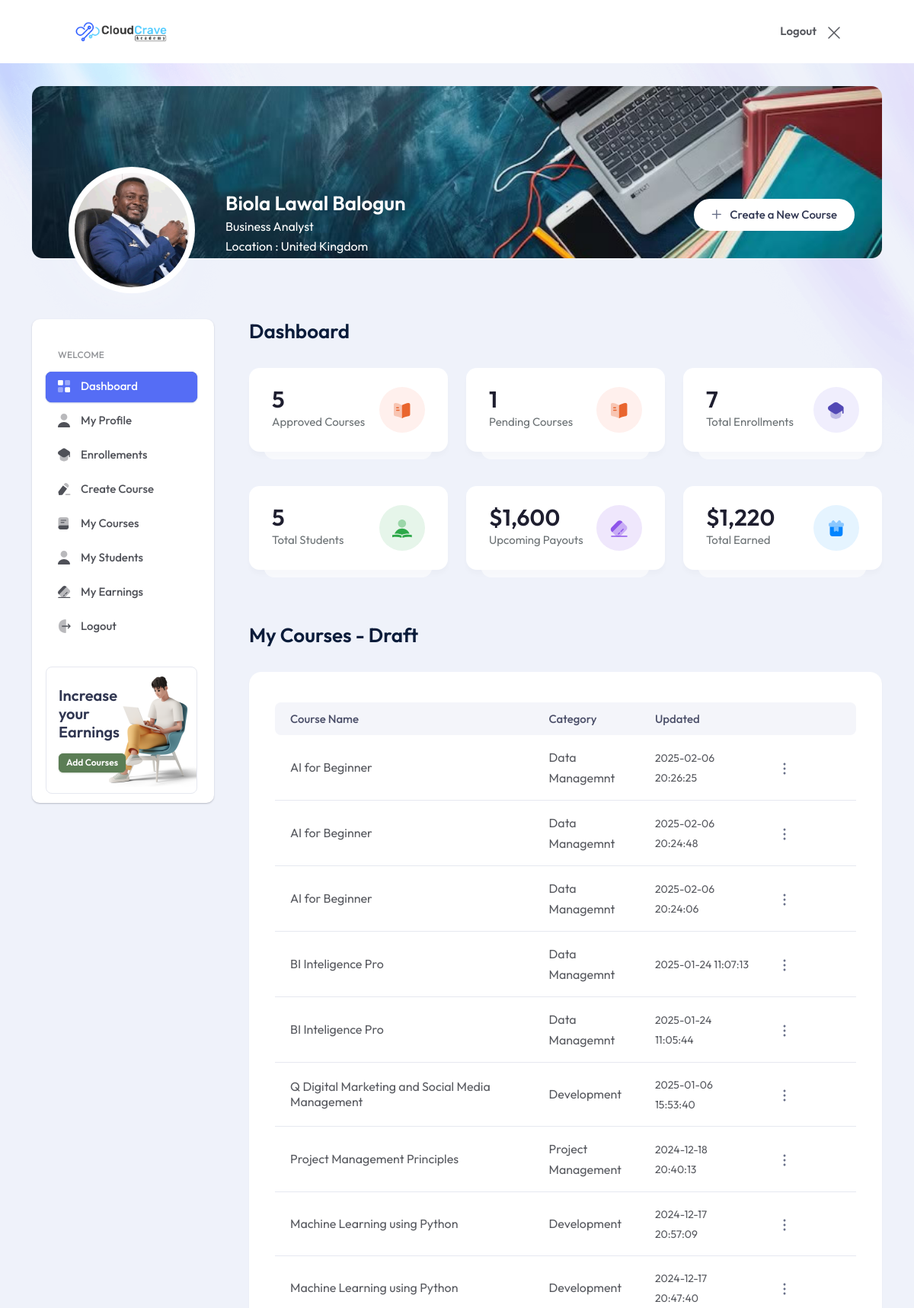
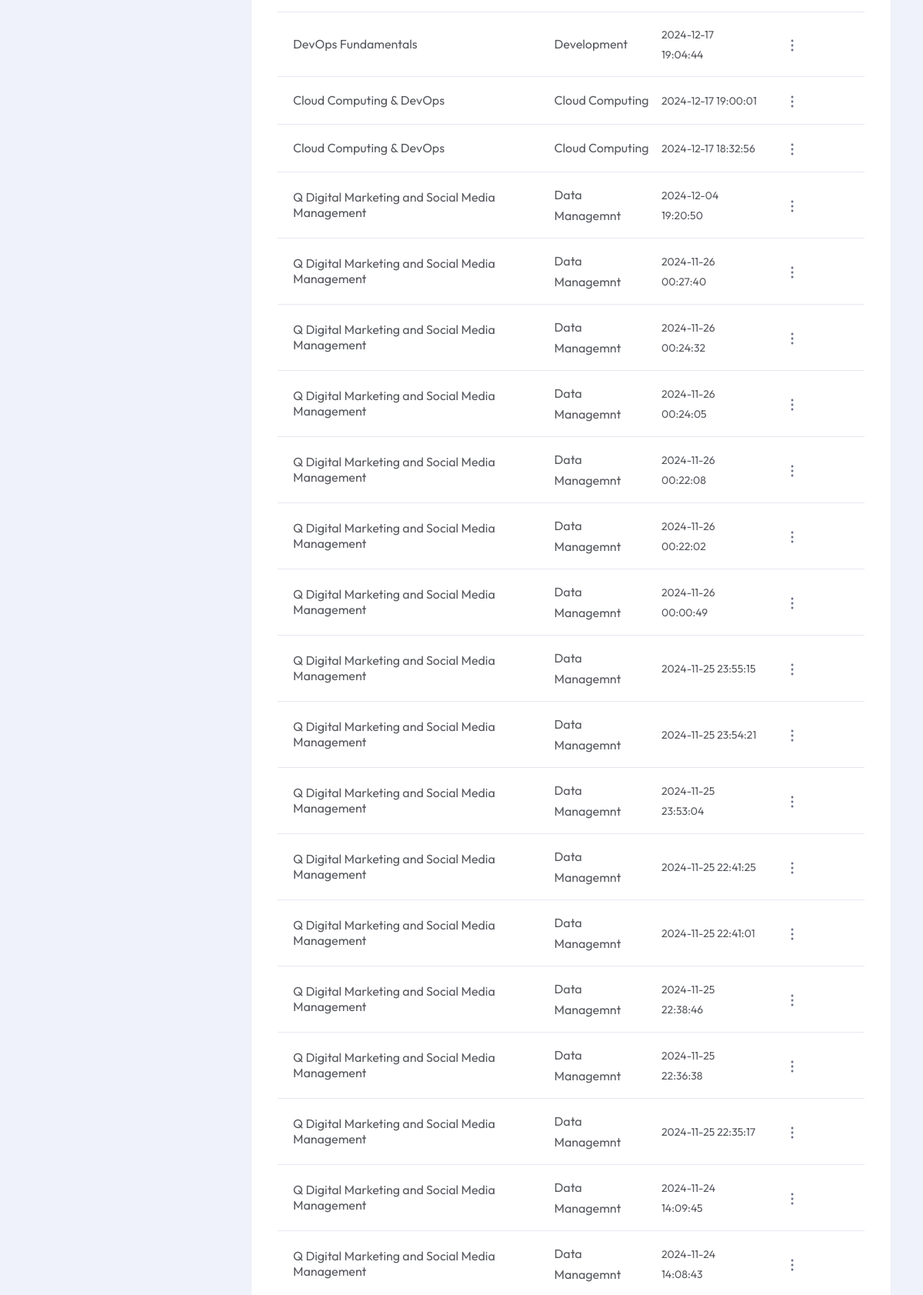
The page /instructor_dashboard.php (signed in, upper part) on the database its author committed (2 pictures, top to bottom).
### tables this page shows
CREATE TABLE `instructors` (
  `instructor_id` int(11) NOT NULL,
  `instructor_name` varchar(255) NOT NULL,
  `bio` text DEFAULT NULL,
  `current_role` varchar(225) DEFAULT NULL,
  `profile_picture` varchar(255) DEFAULT NULL,
  `created_at` timestamp NOT NULL DEFAULT current_timestamp(),
  `gender` varchar(50) DEFAULT NULL,
  `location` varchar(255) DEFAULT NULL,
  `status` enum('pending','approved','rejected') DEFAULT 'pending',
  `email` varchar(255) NOT NULL,
  `password` varchar(255) NOT NULL,
  `phone_number` varchar(20) DEFAULT NULL,
  `bank_account_details` varchar(225) DEFAULT NULL
);

CREATE TABLE `courses` (
  `course_id` int(11) NOT NULL,
  `course_name` varchar(255) NOT NULL,
  `category_id` int(11) DEFAULT NULL,
  `description` text DEFAULT NULL,
  `price` decimal(10,2) DEFAULT NULL,
  `discount_percentage` decimal(5,2) DEFAULT 0.00,
  `course_image_url` varchar(255) DEFAULT NULL,
  `intro_video_url` varchar(255) DEFAULT NULL,
  `duration` int(11) DEFAULT NULL,
  `prerequisites` text DEFAULT NULL,
  `level` enum('Beginner','Intermediate','Advanced') DEFAULT NULL,
  `created_at` timestamp NOT NULL DEFAULT current_timestamp(),
  `updated_at` timestamp NOT NULL DEFAULT current_timestamp() ON UPDATE current_timestamp(),
  `home_featured` int(10) NOT NULL,
  `banner_featured` int(10) NOT NULL,
  `status` enum('Draft','Published','Approved') DEFAULT 'Draft',
  `instructor_id` int(11) DEFAULT NULL,
  `mode` enum('Virtual','Physical','Recorded') DEFAULT 'Virtual',
  `registration_deadline` date DEFAULT NULL,
  `session_duration` int(11) NOT NULL,
  `session_duration_unit` enum('minutes','hours') NOT NULL,
  `start_datetime` datetime DEFAULT NULL,
  `timezone` varchar(50) NOT NULL,
  `training_days` set('Monday','Tuesday','Wednesday','Thursday','Friday','Saturday','Sunday') NOT NULL,
  `daily_start_time` time NOT NULL
);

CREATE TABLE `course_categories` (
  `category_id` int(11) NOT NULL,
  `category_name` varchar(255) NOT NULL,
  `description` text DEFAULT NULL
);

### in_courses.php (the view, shortened to what this page needs)
                          <section class="tp-dashboard-course-wrapper">
                           <div class="row">
                              <div class="col-8">
                                 <div class="tp-dashboard-section">
                                    <h2 class="tp-dashboard-title">My Courses - Draft</h2>
                                 </div>
                              </div>
                           </div>
                           <div class="row">
                              <div class="col-12">
                                 <div class="tp-dashboard-course-list">
                                    <ul>
                                       <li class="active">
                                          <div class="tp-dashboard-course-item">
                                             <div class="tp-dashboard-course-name">
                                                <h5 class="tp-dashboard-course-name-title">Course Name</h5>
                                             </div>
                                             <div class="tp-dashboard-course-enroll">
                                                <span>Category</span>
                                             </div>
                                             <div class="tp-dashboard-course-rating">
                                                <span>Updated</span>
                                             </div>
                                          </div>
                                       </li>
                                       <?php
include 'connect.php';
$query = "SELECT c.*, cat.category_name
          FROM courses c
          LEFT JOIN course_categories cat ON c.category_id = cat.category_id
          WHERE c.status = 'Draft' AND c.instructor_id = $instructor_id
          ORDER BY c.course_id DESC";
$result = $conn->query($query);
if ($result->num_rows > 0):
    while ($course = $result->fetch_assoc()):
?>
         <li>
            <div class="tp-dashboard-course-item">
                <div class="tp-dashboard-course-name">
                    <h5 class="tp-dashboard-course-name-title">
                        <a href="course_update.php?id=<?php echo $course['course_id']; ?>">
                            <?php echo htmlspecialchars($course['course_name']); ?>
                        </a>
                    </h5>
                </div>
                <div class="tp-dashboard-course-enroll">
                    <span><?php echo htmlspecialchars($course['category_name']); ?></span>
                </div>
                <div class="tp-dashboard-course-rating">
                    <span><?php echo htmlspecialchars($course['updated_at']); ?></span>
                </div>
                <div class="tp-dashboard-course-rating tpd-action-inexact-btn">
                <div class="tpd-instructor-qa-action">
                                          <div class="tpd-action-inexact-btn">
                                             <button class="click">
                                             </button>
                                          </div>
                                       </div>
                </div>
            </div>
        </li>
<?php
    endwhile;
else:
    echo "<li>No records found </li>";
endif;
?>
                                    </ul>
                                 </div>
                              </div>
                           </div>
                        </section>

### instructor_dashboard.php (shortened to what this page needs)
<!doctype html>
<html class="no-js" lang="zxx">
<head>
   <link rel="stylesheet" href="assets/css/bootstrap.css">
   <link rel="stylesheet" href="assets/css/animate.css">
   <link rel="stylesheet" href="assets/css/swiper-bundle.css">
   <link rel="stylesheet" href="assets/css/slick.css">
   <link rel="stylesheet" href="assets/css/magnific-popup.css">
   <link rel="stylesheet" href="assets/css/flatpickr.min.css">
   <link rel="stylesheet" href="assets/css/font-awesome-pro.css">
   <link rel="stylesheet" href="assets/css/spacing.css">
   <link rel="stylesheet" href="assets/css/main.css">
</head>
   <body>
       <header class="header-area">
         <div class="tp-header-2 tp-header-new-course">
            <div class="container-fluid">
               <div class="row align-items-center">
                  <div class="col-2">
                     <div class="tp-header-2-right d-flex align-items-center">
                        <div class="logo tp-header-logo">
                           <a href="index.html">
                              <img src="assets/img/logo/logo-black.png" alt="logo">
                           </a>
                        </div>
                     </div>
                  </div>
                  <div class="col-10">
                     <div class="tp-header-new-course-right d-flex justify-content-end">
                        <div class="tp-header-new-course-option d-none d-sm-block">
                           <a class="draft" href="logout.php">Logout</a>
                       </div>
                        <span>
                           <a href="logout.php"></a>
                        </span>
                     </div>
                  </div>
               </div>
            </div>
         </div>
      </header>
      <main class="tp-dashboard-body-bg">
   <?php
include_once 'connect.php';
$instructor_id = $_SESSION['instructor_id'];
$query = "SELECT * FROM instructors WHERE instructor_id = $instructor_id";
$result = $conn->query($query);
if ($result && $result->num_rows > 0) {
    $instructor = $result->fetch_assoc();
    $instructor_name = $instructor['instructor_name'];
    $location = $instructor['location'];
    $profile_picture = $instructor['profile_picture'];
    $role = $instructor['current_role'];
} else {
    $instructor_name = "Unknown Instructor";
    $location = "Not Assigned";
    $profile_picture = "default.jpg";
}
?>
         <section class="tp-dashboard-banner-wrap">
            <div class="tp-dashboard-banner-shape"><img src="assets/img/dashboard/bg/dashboard-bg-shape-1.jpg" alt=""></div>
            <div class="container">
               <div class="row">
                  <div class="col-lg-12">
                     <div class="tp-dashboard-banner-bg mt-30" data-background="assets/img/dashboard/bg/dashboard-bg-1.jpg">
                        <div class="tp-instructor-wrap d-flex justify-content-between">
                           <div class="tp-instructor-info d-flex">
                              <div class="tp-instructor-avatar">
                                 <img src="assets/uploads/instructors/<?php echo $profile_picture; ?>" alt=""  class="circular-image" width=120>
                              </div>
                              <div class="tp-instructor-content">
                                 <h4 class="tp-instructor-title"><?php echo $instructor_name; ?>  </h4>
                                 <div class="tp-instructor-rate  d-flex align-items-center">
                                    <span> <?php echo htmlspecialchars($role); ?> </span>
                                 </div>
                                 <div class="tp-instructor-rate  d-flex align-items-center">
                                    <span>Location : <?php echo htmlspecialchars($location); ?>  </span>
                                 </div>
                              </div>
                           </div>
                           <div class="tp-instructor-course-btn">
                              <a class="tp-btn-add-course" href="create_course.php"><i class="fa-regular fa-plus"></i> Create a New Course</a>
                           </div>
                        </div>
                     </div>
                  </div>
               </div>
            </div>
         </section>
         <section class="tpd-main pb-75">
            <div class="container">
               <div class="row">
                  <div class="col-lg-3">
                     <?php
         require_once 'instructor_menu.php';
                          ?>
                  </div>
                  <div class="col-lg-9">
                     <div class="tpd-content-layout">
                        <?php
         require_once 'instructor_numbers.php';
                          ?>
                        <?php
                        require_once'in_courses.php';
                        ?>
                     </div>
                  </div>
               </div>
            </div>
         </section>
      </main>
   </body>
</html>

### assets/css/spacing.css (style rules this page uses)
.mt-30 { margin-top:30px }
.pb-75 { padding-bottom:75px }

### rows shown on the page
instructors: profile_picture (picture), instructor_name "Biola Lawal Balogun", current_role "Business Analyst", location "United Kingdom"
courses: course_name "AI for Beginner", category.category_name "Data Managemnt", updated_at "2025-02-06 20:26:25"
courses: course_name "AI for Beginner", category.category_name "Data Managemnt", updated_at "2025-02-06 20:24:48"
courses: course_name "AI for Beginner", category.category_name "Data Managemnt", updated_at "2025-02-06 20:24:06"
courses: course_name "BI Inteligence Pro", category.category_name "Data Managemnt", updated_at "2025-01-24 11:07:13"
courses: course_name "BI Inteligence Pro", category.category_name "Data Managemnt", updated_at "2025-01-24 11:05:44"
courses: course_name "Q Digital Marketing and Social Media Management", category.category_name "Development", updated_at "2025-01-06 15:53:40"
courses: course_name "Project Management Principles", category.category_name "Project Management", updated_at "2024-12-18 20:40:13"
courses: course_name "Machine Learning using Python", category.category_name "Development", updated_at "2024-12-17 20:57:09"
courses: course_name "Machine Learning using Python", category.category_name "Development", updated_at "2024-12-17 20:47:40"
courses: course_name "DevOps Fundamentals", category.category_name "Development", updated_at "2024-12-17 19:04:44"
courses: course_name "Cloud Computing & DevOps", category.category_name "Cloud Computing", updated_at "2024-12-17 19:00:01"
courses: course_name "Cloud Computing & DevOps", category.category_name "Cloud Computing", updated_at "2024-12-17 18:32:56"
courses: course_name "Q Digital Marketing and Social Media Management", category.category_name "Data Managemnt", updated_at "2024-12-04 19:20:50"
courses: course_name "Q Digital Marketing and Social Media Management", category.category_name "Data Managemnt", updated_at "2024-11-26 00:27:40"
courses: course_name "Q Digital Marketing and Social Media Management", category.category_name "Data Managemnt", updated_at "2024-11-26 00:24:32"
courses: course_name "Q Digital Marketing and Social Media Management", category.category_name "Data Managemnt", updated_at "2024-11-26 00:24:05"
courses: course_name "Q Digital Marketing and Social Media Management", category.category_name "Data Managemnt", updated_at "2024-11-26 00:22:08"
courses: course_name "Q Digital Marketing and Social Media Management", category.category_name "Data Managemnt", updated_at "2024-11-26 00:22:02"
courses: course_name "Q Digital Marketing and Social Media Management", category.category_name "Data Managemnt", updated_at "2024-11-26 00:00:49"
courses: course_name "Q Digital Marketing and Social Media Management", category.category_name "Data Managemnt", updated_at "2024-11-25 23:55:15"
courses: course_name "Q Digital Marketing and Social Media Management", category.category_name "Data Managemnt", updated_at "2024-11-25 23:54:21"
courses: course_name "Q Digital Marketing and Social Media Management", category.category_name "Data Managemnt", updated_at "2024-11-25 23:53:04"
courses: course_name "Q Digital Marketing and Social Media Management", category.category_name "Data Managemnt", updated_at "2024-11-25 22:41:25"
courses: course_name "Q Digital Marketing and Social Media Management", category.category_name "Data Managemnt", updated_at "2024-11-25 22:41:01"
courses: course_name "Q Digital Marketing and Social Media Management", category.category_name "Data Managemnt", updated_at "2024-11-25 22:38:46"
courses: course_name "Q Digital Marketing and Social Media Management", category.category_name "Data Managemnt", updated_at "2024-11-25 22:36:38"
courses: course_name "Q Digital Marketing and Social Media Management", category.category_name "Data Managemnt", updated_at "2024-11-25 22:35:17"
courses: course_name "Q Digital Marketing and Social Media Management", category.category_name "Data Managemnt", updated_at "2024-11-24 14:09:45"
courses: course_name "Q Digital Marketing and Social Media Management", category.category_name "Data Managemnt", updated_at "2024-11-24 14:08:43"

### other values the page prints
$approvedCount "5"
$publishedCount "1"
$totalEnrollments "7"
$totalStudents "5"
$upcomingTotal "1,600"
$totalEarned "1,220"
